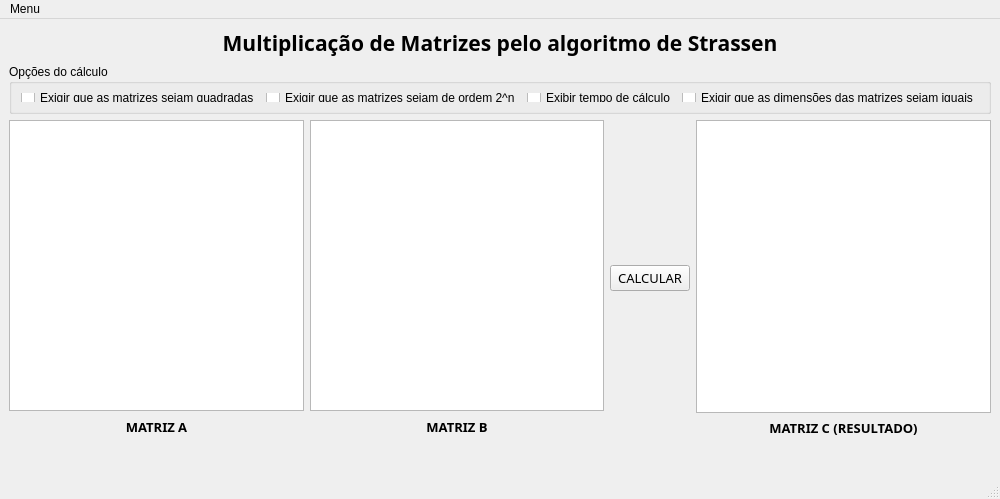
<?xml version="1.0" encoding="UTF-8"?>
<ui version="4.0">
 <class>MainWindow</class>
 <widget class="QMainWindow" name="MainWindow">
  <property name="geometry">
   <rect>
    <x>0</x>
    <y>0</y>
    <width>890</width>
    <height>499</height>
   </rect>
  </property>
  <property name="windowTitle">
   <string>MainWindow</string>
  </property>
  <widget class="QWidget" name="centralwidget">
   <layout class="QVBoxLayout" name="verticalLayout">
    <item>
     <widget class="QLabel" name="title">
      <property name="minimumSize">
       <size>
        <width>0</width>
        <height>30</height>
       </size>
      </property>
      <property name="maximumSize">
       <size>
        <width>16777215</width>
        <height>30</height>
       </size>
      </property>
      <property name="font">
       <font>
        <family>Trebuchet MS</family>
        <pointsize>16</pointsize>
        <weight>75</weight>
        <bold>true</bold>
       </font>
      </property>
      <property name="text">
       <string>Multiplicação de Matrizes pelo algoritmo de Strassen</string>
      </property>
      <property name="alignment">
       <set>Qt::AlignCenter</set>
      </property>
     </widget>
    </item>
    <item>
     <widget class="QGroupBox" name="options">
      <property name="minimumSize">
       <size>
        <width>0</width>
        <height>50</height>
       </size>
      </property>
      <property name="maximumSize">
       <size>
        <width>16777215</width>
        <height>50</height>
       </size>
      </property>
      <property name="title">
       <string>Opções do cálculo</string>
      </property>
      <layout class="QHBoxLayout" name="horizontalLayout_4">
       <item>
        <widget class="QCheckBox" name="chk_quad">
         <property name="text">
          <string>Exigir que as matrizes sejam quadradas</string>
         </property>
        </widget>
       </item>
       <item>
        <widget class="QCheckBox" name="chk_pot">
         <property name="text">
          <string>Exigir que as matrizes sejam de ordem 2^n</string>
         </property>
        </widget>
       </item>
       <item>
        <widget class="QCheckBox" name="chk_time">
         <property name="text">
          <string>Exibir tempo de cálculo</string>
         </property>
        </widget>
       </item>
       <item>
        <widget class="QCheckBox" name="chk_ig">
         <property name="text">
          <string>Exigir que as dimensões das matrizes sejam iguais</string>
         </property>
        </widget>
       </item>
      </layout>
     </widget>
    </item>
    <item>
     <layout class="QHBoxLayout" name="horizontalLayout_5">
      <item>
       <layout class="QVBoxLayout" name="A_matrix">
        <item>
         <widget class="QPlainTextEdit" name="A_texto">
          <property name="minimumSize">
           <size>
            <width>250</width>
            <height>250</height>
           </size>
          </property>
          <property name="font">
           <font>
            <pointsize>12</pointsize>
            <weight>75</weight>
            <bold>true</bold>
           </font>
          </property>
         </widget>
        </item>
        <item>
         <widget class="QLabel" name="matriz_a">
          <property name="minimumSize">
           <size>
            <width>0</width>
            <height>20</height>
           </size>
          </property>
          <property name="maximumSize">
           <size>
            <width>16777215</width>
            <height>20</height>
           </size>
          </property>
          <property name="font">
           <font>
            <family>Trebuchet MS</family>
            <pointsize>10</pointsize>
            <weight>75</weight>
            <bold>true</bold>
           </font>
          </property>
          <property name="text">
           <string>MATRIZ A</string>
          </property>
          <property name="alignment">
           <set>Qt::AlignCenter</set>
          </property>
         </widget>
        </item>
       </layout>
      </item>
      <item>
       <layout class="QVBoxLayout" name="B_matrix">
        <item>
         <widget class="QPlainTextEdit" name="B_texto">
          <property name="minimumSize">
           <size>
            <width>250</width>
            <height>250</height>
           </size>
          </property>
          <property name="font">
           <font>
            <pointsize>12</pointsize>
            <weight>75</weight>
            <bold>true</bold>
           </font>
          </property>
         </widget>
        </item>
        <item>
         <widget class="QLabel" name="matriz_b">
          <property name="minimumSize">
           <size>
            <width>0</width>
            <height>20</height>
           </size>
          </property>
          <property name="maximumSize">
           <size>
            <width>16777215</width>
            <height>20</height>
           </size>
          </property>
          <property name="font">
           <font>
            <family>Trebuchet MS</family>
            <pointsize>10</pointsize>
            <weight>75</weight>
            <bold>true</bold>
           </font>
          </property>
          <property name="text">
           <string>MATRIZ B</string>
          </property>
          <property name="alignment">
           <set>Qt::AlignCenter</set>
          </property>
         </widget>
        </item>
       </layout>
      </item>
      <item>
       <widget class="QPushButton" name="calc">
        <property name="font">
         <font>
          <family>Trebuchet MS</family>
          <pointsize>10</pointsize>
         </font>
        </property>
        <property name="text">
         <string>CALCULAR</string>
        </property>
       </widget>
      </item>
      <item>
       <layout class="QVBoxLayout" name="C_matrix">
        <item>
         <widget class="QTextBrowser" name="C_mostra">
          <property name="minimumSize">
           <size>
            <width>250</width>
            <height>250</height>
           </size>
          </property>
         </widget>
        </item>
        <item>
         <widget class="QLabel" name="matrix_c">
          <property name="font">
           <font>
            <family>Trebuchet MS</family>
            <pointsize>10</pointsize>
            <weight>75</weight>
            <bold>true</bold>
           </font>
          </property>
          <property name="text">
           <string>MATRIZ C (RESULTADO)</string>
          </property>
          <property name="alignment">
           <set>Qt::AlignCenter</set>
          </property>
         </widget>
        </item>
       </layout>
      </item>
     </layout>
    </item>
    <item>
     <widget class="QLabel" name="Tempo_mostra">
      <property name="minimumSize">
       <size>
        <width>0</width>
        <height>25</height>
       </size>
      </property>
      <property name="maximumSize">
       <size>
        <width>16777215</width>
        <height>25</height>
       </size>
      </property>
      <property name="font">
       <font>
        <pointsize>12</pointsize>
        <weight>75</weight>
        <bold>true</bold>
       </font>
      </property>
      <property name="text">
       <string/>
      </property>
      <property name="alignment">
       <set>Qt::AlignCenter</set>
      </property>
     </widget>
    </item>
   </layout>
  </widget>
  <widget class="QMenuBar" name="menubar">
   <property name="geometry">
    <rect>
     <x>0</x>
     <y>0</y>
     <width>890</width>
     <height>21</height>
    </rect>
   </property>
   <widget class="QMenu" name="menuMenu">
    <property name="title">
     <string>Menu</string>
    </property>
    <addaction name="actionSobre"/>
    <addaction name="actionSair"/>
   </widget>
   <addaction name="menuMenu"/>
  </widget>
  <widget class="QStatusBar" name="statusbar"/>
  <action name="actionSobre">
   <property name="text">
    <string>Sobre</string>
   </property>
   <property name="shortcut">
    <string>F1</string>
   </property>
  </action>
  <action name="actionSair">
   <property name="text">
    <string>Sair</string>
   </property>
   <property name="shortcut">
    <string>Esc</string>
   </property>
  </action>
 </widget>
 <resources/>
 <connections/>
</ui>
